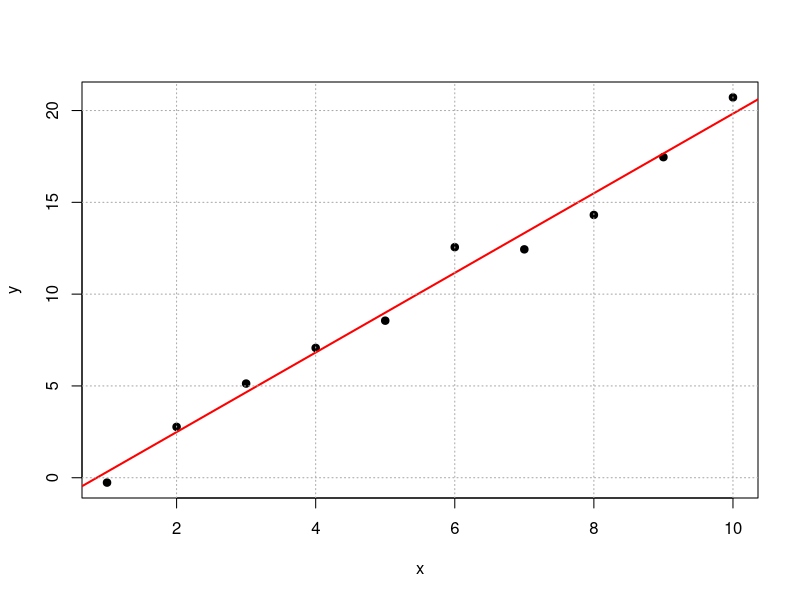
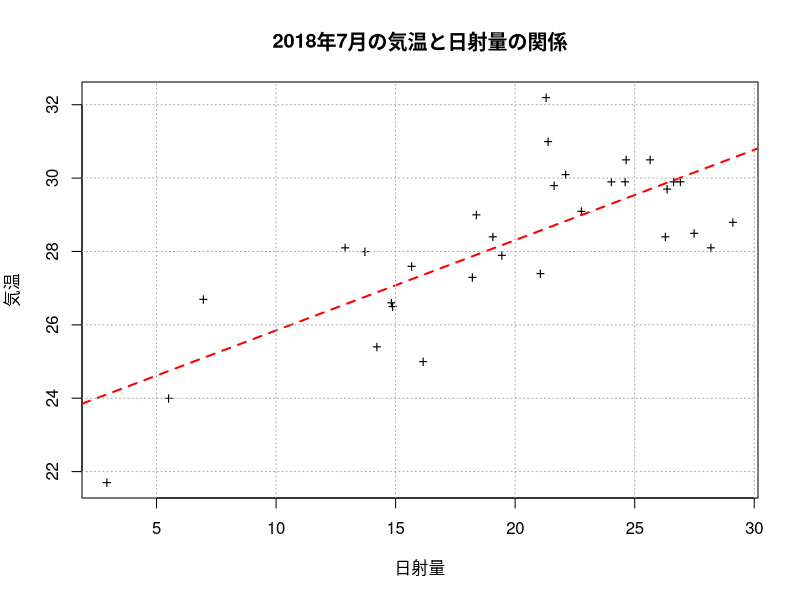

R code for these plots, in order:
### 人工データに対する単回帰分析の例
### モデル: y = -1 + 2x
set.seed(123) # 乱数の初期値の固定
x <- c(7, 2, 6, 4, 3, 10, 9, 1, 8, 5) # 説明変数
epsilon <- rnorm(length(x)) # 誤差項
y <- -1 + 2 * x + epsilon # 目的変数の観測データ
(out <- lm(y ~ x)) # 回帰係数の推定
(b <- coef(out)) # 推定された回帰係数の出力
## 最小二乗推定量の計算公式との確認
(beta.hat <- cov(x, y)/var(x))
(alpha.hat <- mean(y) - beta.hat * mean(x))
## データの散布図と回帰直線の図示
plot(x, y, pch=19)
abline(reg=out, col="red", lwd=2)
grid(col="darkgray") # グリッド線の追加
### 気候データによる例
mydata <- read.csv("data/tokyo_weather.csv",
                   fileEncoding="utf8")
jul <- subset(mydata, 月 == 7) # 7月のデータのみ抽出
(out <- lm(気温 ~ 日射量, data=jul)) # 気温を日射量で説明
## データの散布図と回帰直線の図示
if(Sys.info()["sysname"]=="Darwin") { # MacOSの場合
    par(family="HiraginoSans-W4")} # 日本語フォント指定
plot(気温 ~ 日射量, data=jul, pch="+", 
       main="2018年7月の気温と日射量の関係")
abline(reg=out, col="red", lwd=2, lty="dashed")
grid(col="darkgray") # グリッド線の追加
